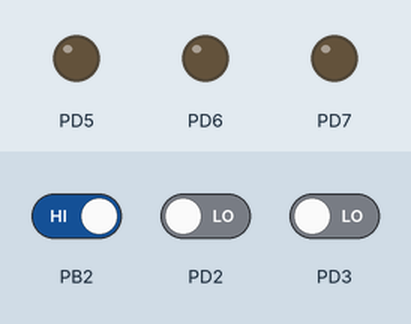
Simulated run of this program. Board: ATmega32, built with avr-gcc and emulated at 1 MHz. Shown: output pins drawn as LEDs (lit = HIGH). The inputs (shaded band) are chosen by the test bench; at power-on: PB2 HIGH, PD2 LOW, PD3 LOW.

Above: at 1.2 s.
1.3 s: PB2 driven LOW
At 2.1 s:
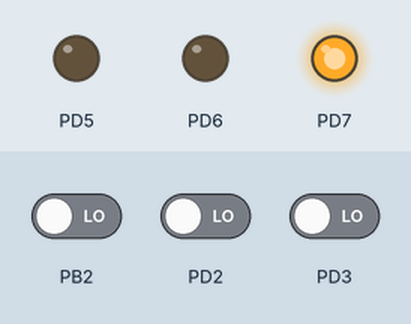
3.8 s: PD2 driven HIGH
At 4.5 s:
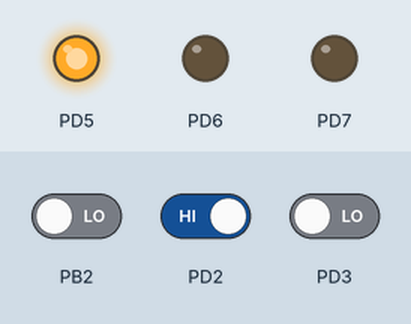
6.3 s: PD3 driven HIGH
At 7.1 s:
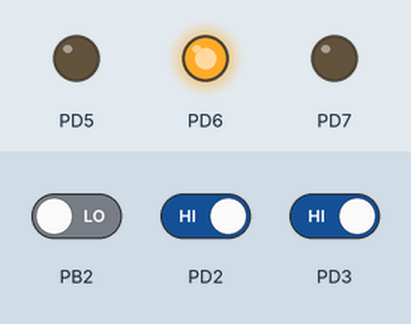
Timing chart, 0 to 9.3 s (numbered marks = the images above; inputs shaded):
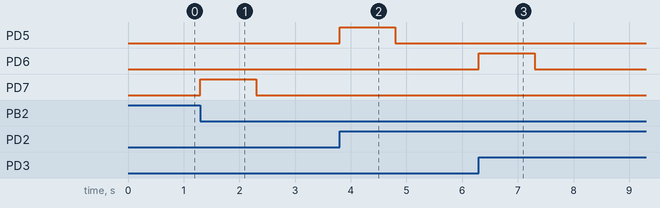

Measured:
- after the input at 1.3 s, PD7: LOW → HIGH at once, → LOW 1.0 s later
- after the input at 3.8 s, PD5: LOW → HIGH at once, → LOW 1.0 s later
- after the input at 6.3 s, PD6: LOW → HIGH at once, → LOW 1.0 s later

The program:

main.c
```c
/*
 * main.c
 *
 *  Created on: Sep 2, 2023
 *      Author: Mohamed Magdi
 */

#include <avr/io.h>
#include <avr/interrupt.h>
#include <util/delay.h>

int main(void)
{
	// Enable Global Interrupt.
	SREG |= (1 << 7);
	// Configuring PortD Pin_5,6,7 As Output Pins And The rest of register pins are configured as input pins:
	DDRD |= (1 << 5);
	DDRD |= (1 << 6);
	DDRD |= (1 << 7);

	// Configure Pin_2 And Pin_3 In PortD As Input
	DDRD &= ~(1 << 2);
	DDRD &= ~(1 << 3);

	// Configuring PortB Pin_2 as Input Pin:
	DDRB &= ~(1 << 2);

	// INT0 generate interrupt request when any logical change
	MCUCR |= (1 << 0);
	MCUCR &= ~(1 << 1);
	// INT1 generate interrupt request when rising edge
	MCUCR |= (1 << 2);
	MCUCR |= (1 << 3);

	// If ISC2 is written to zero, a falling edge on INT2 activates the interrupt.
	MCUCSR &= ~(1 << 6);

	// GICR: INT2: External Interrupt Request 2 Enable
	GICR |= (1 << 5);
	// GICR: INT0: External Interrupt Request 0 Enable
	GICR |= (1 << 6);
	// GICR: INT1: External Interrupt Request 1 Enable
	GICR |= (1 << 7);


	while (1){
		PORTD &= ~(1 << 5);
		PORTD &= ~(1 << 6);
		PORTD &= ~(1 << 7);
	}

}

ISR(INT0_vect)
{
	PORTD |= (1 << 5);
	_delay_ms(1000);
}

ISR(INT1_vect)
{
	PORTD |= (1 << 6);
	_delay_ms(1000);
}

ISR(INT2_vect)
{
	PORTD |= (1 << 7);
	_delay_ms(1000);
}
```
